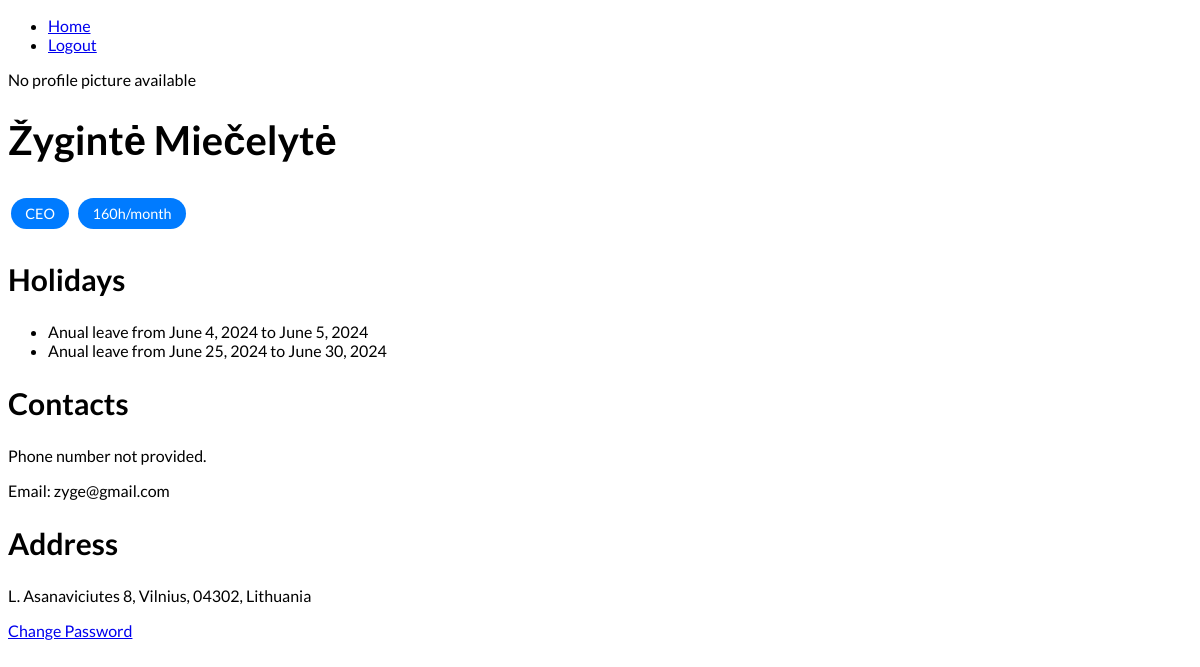
Before: /schedules/profile/1/ with the older database file.
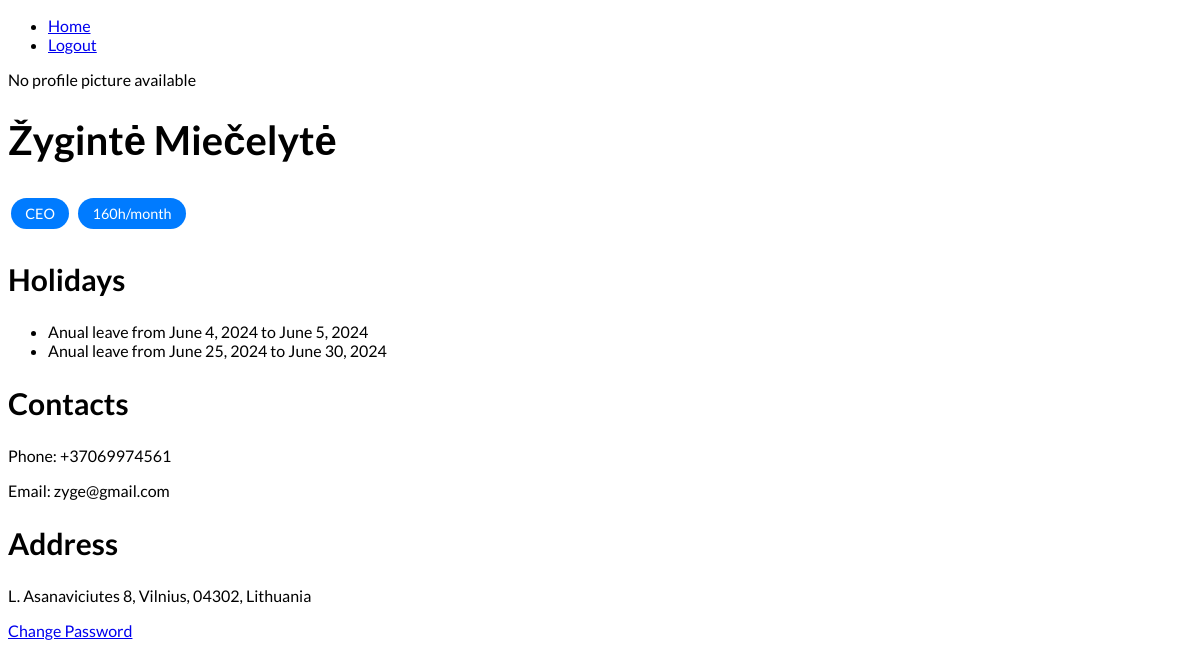
After: the same page with the newer database file.
### schedules/models.py (models this page shows, shortened)
class CustomUser(AbstractBaseUser, PermissionsMixin):
    email = models.EmailField(unique=True)
    name = models.CharField(max_length=100)
    last_name = models.CharField(max_length=100)
    position = models.CharField(max_length=100)
    WORKING_HOURS = (
        ('1', '1 (160h/month)'),
        ('0.75', '0.75 (120h/month)'),
        ('0.5', '0.5 (80h/month)'),
        ('0.25', '0.25 (40h/month)'),
        ('1.25', '1.25 (180h/month)'),
        ('1.5', '1.5 (200h/month)')
    )
    working_hours = models.CharField(max_length=4, choices=WORKING_HOURS, default='1')
    phone_number = PhoneNumberField(null=True, blank=True, unique=True)
    profile_picture = models.ImageField(upload_to='profile_pictures', blank=True)
    street_address = models.CharField(max_length=255, null=True, blank=True)
    city = models.CharField(max_length=100, null=True, blank=True)
    postal_code = models.CharField(max_length=20, null=True, blank=True)
    country = models.CharField(max_length=100, null=True, blank=True)
    is_active = models.BooleanField(default=True)
    is_staff = models.BooleanField(default=False)
    objects = CustomUserManager()
    USERNAME_FIELD = 'email'
    REQUIRED_FIELDS = ['name', 'last_name', 'position', 'working_hours']
    def full_address(self):
        return f"{self.street_address}, {self.city}, {self.postal_code}, {self.country}"

### schedules/views.py (the view)
# urls.py: path('profile/<str:user_id>/', user_profile, name='user_profile'),
def user_profile(request, user_id):
    user = get_object_or_404(CustomUser, id=user_id)
    user_vacation = Vacation.objects.filter(user=user)
    data = {
        'user': user,
        'user_vacation': user_vacation,
    }
    return render(request, 'profile.html', context=data)

### schedules/templatetags/custom_filters.py (called while the page is built)
@register.filter
def hours_display(value):
    start = value.find('(')
    end = value.find(')')
    if start != -1 and end != -1:
        return value[start+1:end]
    return value

### schedules/templates/profile.html (shortened to what this page needs)
{% extends 'base.html' %}
{% load custom_filters %}
{% load static %}
{% block content %}
{% if user.profile_picture %}
    <img src="{{ user.profile_picture.url }}" alt="Profile Picture">
{% else %}
    <p>No profile picture available</p>
{% endif %}
<div>
    <h1>{{ user.name }} {{ user.last_name }}</h1>
</div>
<div class="tags">
    <span class="tag">{{ user.position }}</span>
    <span class="tag">{{ user.get_working_hours_display|hours_display   }}</span>
</div>
<div>
    <h2>Holidays</h2>
    {% if user_vacation %}
        <ul>
            {% for vacation in user_vacation %}
                <li>{{ vacation.get_type_display }} from {{ vacation.first_day }} to {{ vacation.last_day }}</li>
            {% endfor %}
        </ul>
    {% else %}
        <p>No vacations palnned</p>
    {% endif %}
</div>
<div>
    <h2>Contacts</h2>
        {% if user.phone_number %}
            <p>Phone: {{ user.phone_number }}
        {% else %}
            <p>Phone number not provided.</p>
        {% endif %}
        <p>Email: {{ user.email }}</p>
    <h2>Address</h2>
        {% if user.street_address %}
            <p>{{ user.full_address }}
        {% else %}
            <p>Address not provided.</p>
        {% endif %}
</div>
<a href="{% url 'password_change' %}">Change Password</a>
{% endblock content %}

Changed rows visible on the page:
changed CustomUser "Žygintė": phone_number (not shown) → "+37069974561"
Other visible differences:
text no longer shown: "Phone number not provided."
text now shown: "Phone:"
